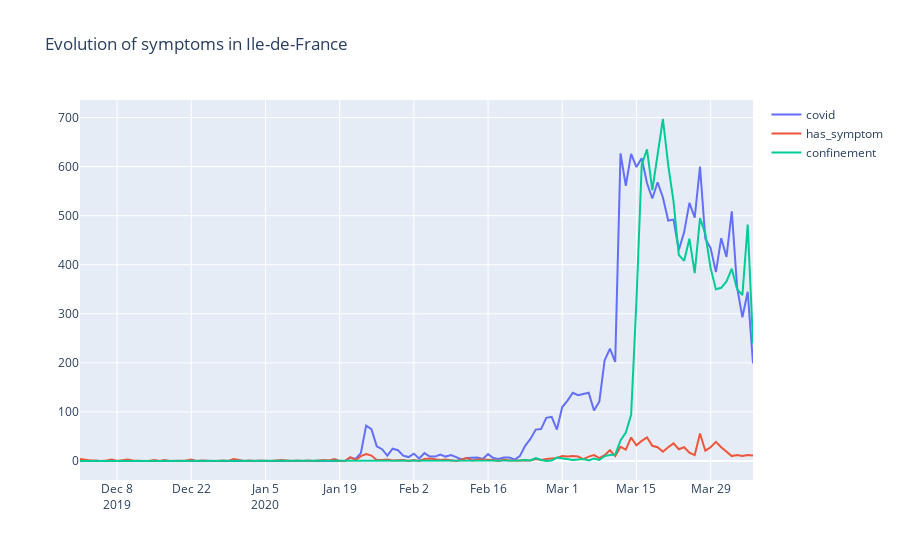

Notebook code cell kept with this figure:
### Code cell
def plot_covid_evolution() :
    traces=[]
    df = tweets[['day','covid','has_symptom', 'confinement']].groupby('day').agg('sum')
    for value in ['covid','has_symptom','confinement']:
        traces.append(go.Scatter(x = df.index, 
                                 y = df[value].values,
                                mode = 'lines',
                                name = value))
    layout = go.Layout(title="Evolution of symptoms in Ile-de-France")
    fig = go.Figure(traces, layout)
    py.iplot(fig)
plot_covid_evolution()
